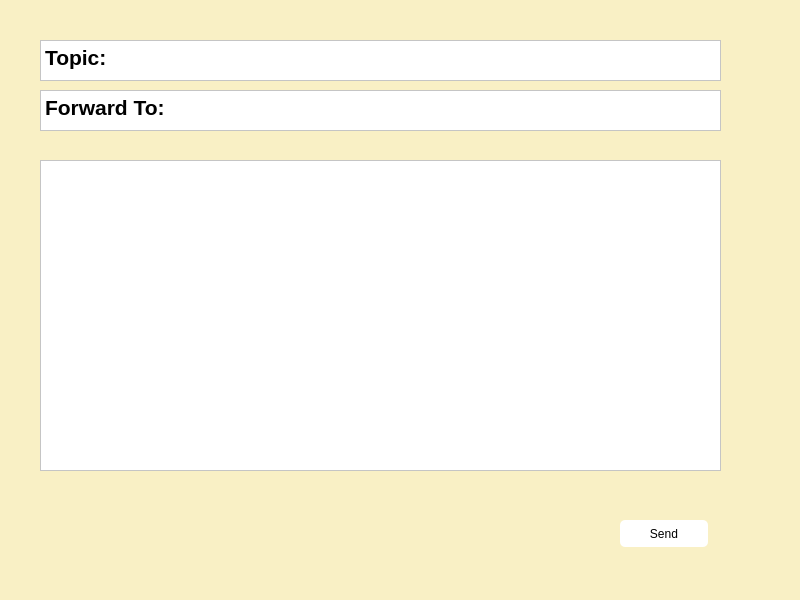
<?xml version="1.0" encoding="UTF-8"?>
<ui version="4.0">
 <class>MainWindow</class>
 <widget class="QMainWindow" name="MainWindow">
  <property name="geometry">
   <rect>
    <x>0</x>
    <y>0</y>
    <width>800</width>
    <height>600</height>
   </rect>
  </property>
  <property name="minimumSize">
   <size>
    <width>800</width>
    <height>552</height>
   </size>
  </property>
  <property name="maximumSize">
   <size>
    <width>800</width>
    <height>600</height>
   </size>
  </property>
  <property name="windowTitle">
   <string>MainWindow</string>
  </property>
  <property name="styleSheet">
   <string notr="true">background-color:rgb(249,240,197 )</string>
  </property>
  <widget class="QWidget" name="centralwidget">
   <property name="minimumSize">
    <size>
     <width>800</width>
     <height>552</height>
    </size>
   </property>
   <property name="maximumSize">
    <size>
     <width>800</width>
     <height>552</height>
    </size>
   </property>
   <widget class="QTextEdit" name="textEdit">
    <property name="geometry">
     <rect>
      <x>40</x>
      <y>40</y>
      <width>681</width>
      <height>41</height>
     </rect>
    </property>
    <property name="styleSheet">
     <string notr="true">background-color:rgb(255, 255, 255)</string>
    </property>
    <property name="html">
     <string>&lt;!DOCTYPE HTML PUBLIC &quot;-//W3C//DTD HTML 4.0//EN&quot; &quot;http://www.w3.org/TR/REC-html40/strict.dtd&quot;&gt;
&lt;html&gt;&lt;head&gt;&lt;meta name=&quot;qrichtext&quot; content=&quot;1&quot; /&gt;&lt;style type=&quot;text/css&quot;&gt;
p, li { white-space: pre-wrap; }
&lt;/style&gt;&lt;/head&gt;&lt;body style=&quot; font-family:'Ubuntu Sans'; font-size:11pt; font-weight:400; font-style:normal;&quot;&gt;
&lt;p style=&quot; margin-top:0px; margin-bottom:0px; margin-left:0px; margin-right:0px; -qt-block-indent:0; text-indent:0px;&quot;&gt;&lt;span style=&quot; font-size:16pt; font-weight:600;&quot;&gt;Topic:&lt;/span&gt;&lt;/p&gt;&lt;/body&gt;&lt;/html&gt;</string>
    </property>
   </widget>
   <widget class="QTextEdit" name="textEdit_2">
    <property name="geometry">
     <rect>
      <x>40</x>
      <y>90</y>
      <width>681</width>
      <height>41</height>
     </rect>
    </property>
    <property name="styleSheet">
     <string notr="true">background-color:rgb(255, 255, 255)</string>
    </property>
    <property name="html">
     <string>&lt;!DOCTYPE HTML PUBLIC &quot;-//W3C//DTD HTML 4.0//EN&quot; &quot;http://www.w3.org/TR/REC-html40/strict.dtd&quot;&gt;
&lt;html&gt;&lt;head&gt;&lt;meta name=&quot;qrichtext&quot; content=&quot;1&quot; /&gt;&lt;style type=&quot;text/css&quot;&gt;
p, li { white-space: pre-wrap; }
&lt;/style&gt;&lt;/head&gt;&lt;body style=&quot; font-family:'Ubuntu Sans'; font-size:11pt; font-weight:400; font-style:normal;&quot;&gt;
&lt;p style=&quot; margin-top:0px; margin-bottom:0px; margin-left:0px; margin-right:0px; -qt-block-indent:0; text-indent:0px;&quot;&gt;&lt;span style=&quot; font-size:16pt; font-weight:600;&quot;&gt;Forward To:&lt;/span&gt;&lt;/p&gt;&lt;/body&gt;&lt;/html&gt;</string>
    </property>
   </widget>
   <widget class="QTextEdit" name="textEdit_3">
    <property name="geometry">
     <rect>
      <x>40</x>
      <y>160</y>
      <width>681</width>
      <height>311</height>
     </rect>
    </property>
    <property name="styleSheet">
     <string notr="true">background-color: rgb(255, 255, 255)</string>
    </property>
   </widget>
   <widget class="QPushButton" name="pushButton">
    <property name="geometry">
     <rect>
      <x>620</x>
      <y>520</y>
      <width>88</width>
      <height>27</height>
     </rect>
    </property>
    <property name="styleSheet">
     <string notr="true">QPushButton {
    background-color: #ffffff; /* Cambia esto al color que prefieras */
    border: none; /* Sin borde */
    border-radius: 5px; /* Opcional: define un radio de borde para hacerlo redondeado */
    padding: 5px; /* Ajusta el espacio interno */
}
QPushButton:pressed {
    background-color: #e0e0e0; /* Cambia el color al hacer clic si lo deseas */
}
QPushButton:hover {
    background-color: #d0d0d0; /* Cambia el color al pasar el ratón si lo deseas */
}</string>
    </property>
    <property name="text">
     <string>Send</string>
    </property>
   </widget>
  </widget>
  <widget class="QMenuBar" name="menubar">
   <property name="geometry">
    <rect>
     <x>0</x>
     <y>0</y>
     <width>800</width>
     <height>24</height>
    </rect>
   </property>
  </widget>
  <widget class="QStatusBar" name="statusbar"/>
 </widget>
 <resources/>
 <connections/>
</ui>
